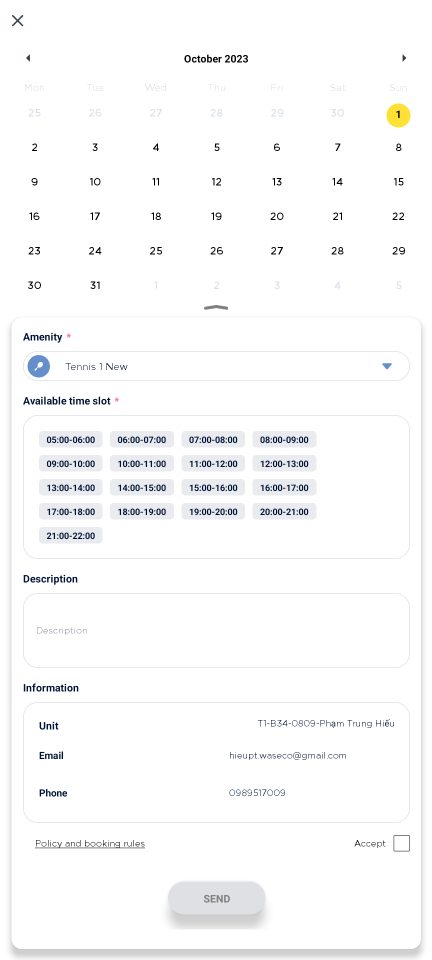
#> input picture images/emulator-5554.png, 864 x 1920 px (shown at 1/2 size); its folder holds only this picture in this run
$ jupyter execute --allow-errors main.ipynb
#> lines starting #> are read from the running program, lines starting #| are printed output that depends on the picture
[cell 1]
import os, time, sys
try:
    import numpy as np
    import cv2
    from ppadb.client import Client as AdbClient
except:
    os.system("pip install numpy")
    os.system("pip install opencv-python")
    os.system("pip install pure-python-adb")
import numpy as np
import cv2
from ppadb.client import Client as AdbClient
from position import CALENDAR_POSITION, SLOT_POISITION

class DEVICE:
    def __init__(self, client):
        self.client = client

    # [5 lines left out: function get_device, not called in this run]


class ADB:
    # [17 lines left out: functions __init__, screen_capture, not called in this run]

    def click(self,x,y):
        os.system(f"adb -s {self.handle} shell input tap {x} {y}")

    def swipe(self):
        os.system(f"adb -s {self.handle} shell input swipe 724 1329 724 336 80")

    def rev_swipe(self):
        os.system(f"adb -s {self.handle} shell input swipe 724 800 724 1550 100")

    # [55 lines left out: functions find, get_calendar_position, get_calendar_next_position, not called in this run]

[cell 2]
select_symbol_position5 = [93,862]
select_symbol_position6 = [99, 950]
next_calender = [820,155]

### Draw calendar and slot position

[cell 3]
# from position import CALENDAR_POSITION, SLOT_POISITION
import cv2
from ppadb.client import Client as AdbClient
# from function import ADB, DEVICE

#> (a cell that did not finish here is left out)

#> (a cell that did not finish here is left out)

[cell 6]
image = cv2.imread("./images/emulator-5554.png")
#> image is the input picture: shape (1920, 864, 3); mean B, G, R 250.3, 250, 249.7

[cell 7]
CALENDAR_POSITION = [
    [66,235],
    [188,235],
    [310,235],
    [430,235],
    [550,235],
    [670,235],
    [795,235],

    [66,305],
    [188,305],
    [310,305],
    [430,305],
    [550,305],
    [670,305],
    [795,305],

    [66,375],
    [188,375],
    [310,375],
    [430,375],
    [550,375],
    [670,375],
    [795,375],

    [66,445],
    [188,445],
    [310,445],
    [430,445],
    [550,445],
    [670,445],
    [795,445],

    [66,512],
    [188,512],
    [310,512],
    [430,512],
    [550,512],
    [670,512],
    [795,512],

    [66,580],
    [188,580],
    [310,580],
    [430,580],
    [550,580],
    [670,580],
    [795,580],
]

SLOT_POISITION = [
    [141,876],
    [278,876],
    [426,876],
    [569,876],

    [141,925],
    [278,925],
    [426,925],
    [569,925],

    [141,977],
    [278,977],
    [426,977],
    [569,977],

    [141,1021],
    [278,1021],
    [426,1021],
    [569,1021],

    [141,1070],
    [278,1070],
    [426,1070],
    [569,1070],
]

[cell 8]
point_color = (0, 0, 255)  # Red color
point_color2 = (0, 255, 0)
# Draw the point on the image

for x,y in CALENDAR_POSITION:
    image = cv2.circle(image, (x, y), 5, point_color, -1)
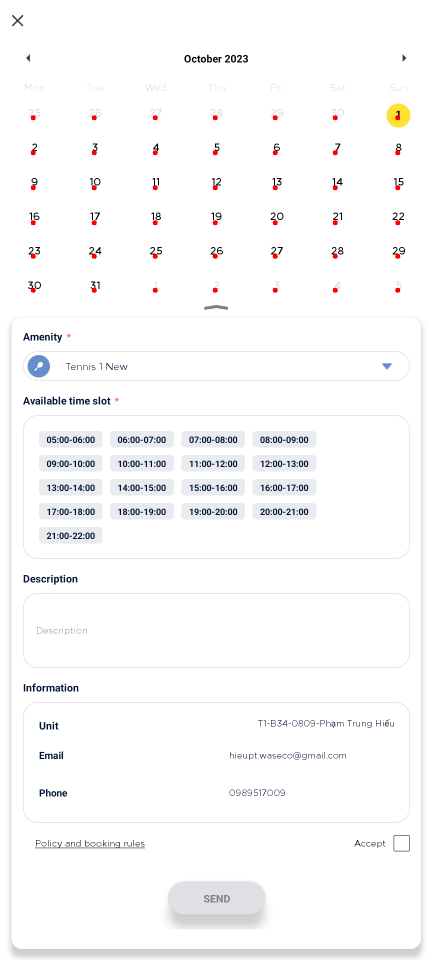
#> image: shape (1920, 864, 3) (shown at 1/2 size); mean B, G, R 249.8, 249.5, 249.7

for x,y in SLOT_POISITION:
    image = cv2.circle(image, (x, y), 5, point_color, -1)
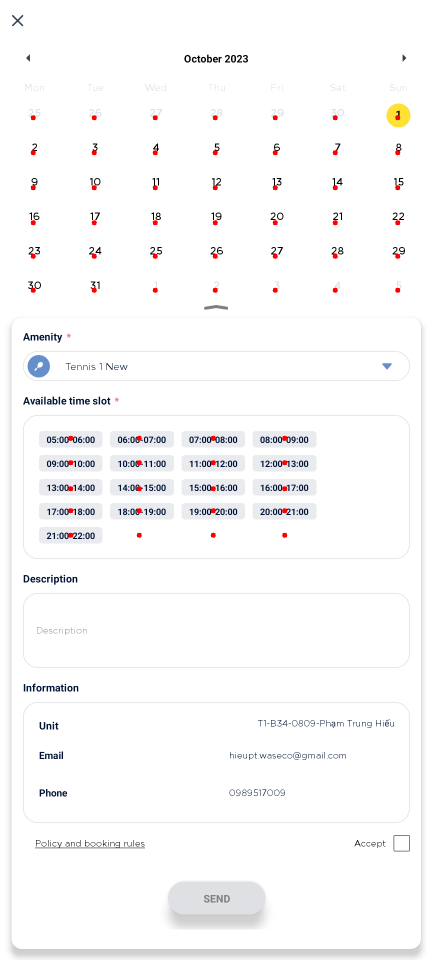
#> image: shape (1920, 864, 3) (shown at 1/2 size); mean B, G, R 249.6, 249.3, 249.8
# image = cv2.circle(image, (99, 950), 15, point_color, -1)
# image = cv2.circle(image, (select_symbol_position5[0], select_symbol_position5[1]), 15, point_color2, -1)
cv2.imwrite("position.png",image)
#> Out = True

[cell 9]
# for x,y in CALENDAR_POSITION:
#     print(image[y,x])

[cell 10]
point_color = (0, 0, 255)  # Red color
point_color2 = (0, 255, 0)
# Draw the point on the image

for y,x in CALENDAR_POSITION:
    image = cv2.circle(image, (x, y), 5, point_color, -1)
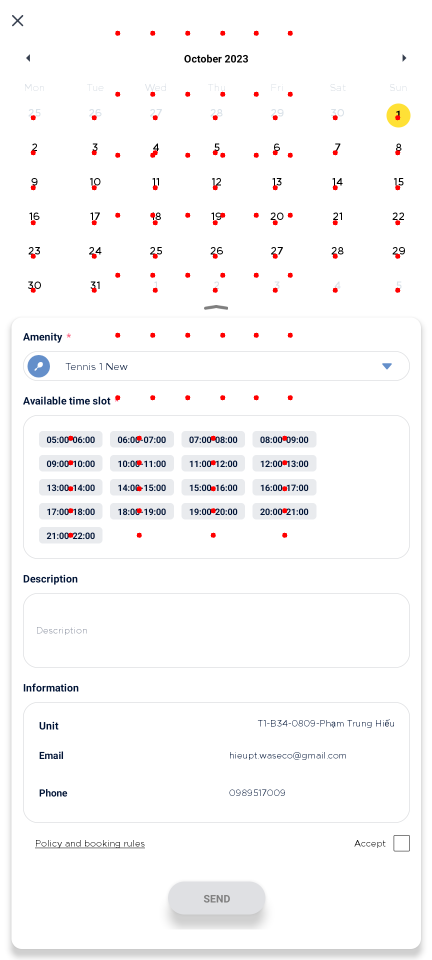
#> image: shape (1920, 864, 3) (shown at 1/2 size); mean B, G, R 249.1, 248.7, 249.8

# [4 lines of commented-out code are left out]
cv2.imwrite("position.png",image)
#> Out = True
